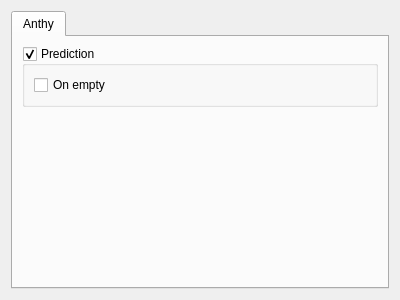
<?xml version="1.0" encoding="UTF-8"?>
<ui version="4.0">
 <class>Settings</class>
 <widget class="QWidget" name="Settings">
  <property name="geometry">
   <rect>
    <x>0</x>
    <y>0</y>
    <width>400</width>
    <height>300</height>
   </rect>
  </property>
  <layout class="QVBoxLayout" name="verticalLayout">
   <item>
    <widget class="QTabWidget" name="tabWidget">
     <property name="currentIndex">
      <number>0</number>
     </property>
     <widget class="QWidget" name="anthy">
      <attribute name="title">
       <string>Anthy</string>
      </attribute>
      <layout class="QVBoxLayout" name="verticalLayout_3">
       <item>
        <widget class="QGroupBox" name="prediction">
         <property name="title">
          <string>Prediction</string>
         </property>
         <property name="checkable">
          <bool>true</bool>
         </property>
         <layout class="QVBoxLayout" name="verticalLayout_2">
          <item>
           <widget class="QCheckBox" name="empty">
            <property name="text">
             <string>On empty</string>
            </property>
           </widget>
          </item>
         </layout>
        </widget>
       </item>
       <item>
        <spacer name="verticalSpacer">
         <property name="orientation">
          <enum>Qt::Vertical</enum>
         </property>
         <property name="sizeHint" stdset="0">
          <size>
           <width>20</width>
           <height>40</height>
          </size>
         </property>
        </spacer>
       </item>
      </layout>
     </widget>
    </widget>
   </item>
  </layout>
 </widget>
 <resources/>
 <connections/>
</ui>
